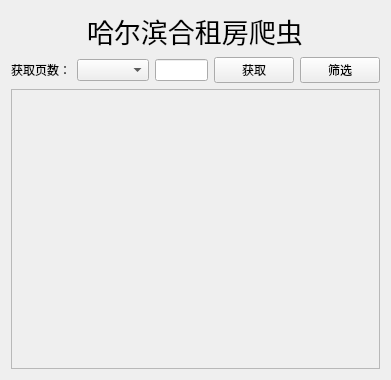
<?xml version="1.0" encoding="UTF-8"?>
<ui version="4.0">
 <class>Form</class>
 <widget class="QWidget" name="Form">
  <property name="geometry">
   <rect>
    <x>0</x>
    <y>0</y>
    <width>391</width>
    <height>380</height>
   </rect>
  </property>
  <property name="windowTitle">
   <string>Form</string>
  </property>
  <layout class="QVBoxLayout" name="verticalLayout_3">
   <item>
    <layout class="QHBoxLayout" name="horizontalLayout_3">
     <property name="leftMargin">
      <number>0</number>
     </property>
     <item>
      <widget class="QLabel" name="label">
       <property name="sizePolicy">
        <sizepolicy hsizetype="Fixed" vsizetype="Preferred">
         <horstretch>220</horstretch>
         <verstretch>0</verstretch>
        </sizepolicy>
       </property>
       <property name="font">
        <font>
         <pointsize>20</pointsize>
        </font>
       </property>
       <property name="text">
        <string>哈尔滨合租房爬虫</string>
       </property>
      </widget>
     </item>
    </layout>
   </item>
   <item>
    <layout class="QHBoxLayout" name="horizontalLayout" stretch="1,1,1,1,1">
     <item>
      <widget class="QLabel" name="label_2">
       <property name="sizePolicy">
        <sizepolicy hsizetype="Minimum" vsizetype="Preferred">
         <horstretch>0</horstretch>
         <verstretch>0</verstretch>
        </sizepolicy>
       </property>
       <property name="text">
        <string>获取页数：</string>
       </property>
      </widget>
     </item>
     <item>
      <widget class="QComboBox" name="comboBox_Chose_page">
       <property name="currentText">
        <string/>
       </property>
      </widget>
     </item>
     <item>
      <widget class="QLineEdit" name="lineEdit">
       <property name="sizePolicy">
        <sizepolicy hsizetype="Preferred" vsizetype="Fixed">
         <horstretch>0</horstretch>
         <verstretch>0</verstretch>
        </sizepolicy>
       </property>
      </widget>
     </item>
     <item>
      <widget class="QPushButton" name="pushButton">
       <property name="text">
        <string>获取</string>
       </property>
      </widget>
     </item>
     <item>
      <widget class="QPushButton" name="pushButton_2">
       <property name="text">
        <string>筛选</string>
       </property>
      </widget>
     </item>
    </layout>
   </item>
   <item>
    <widget class="QScrollArea" name="scrollArea">
     <property name="widgetResizable">
      <bool>true</bool>
     </property>
     <widget class="QWidget" name="scrollAreaWidgetContents">
      <property name="geometry">
       <rect>
        <x>0</x>
        <y>0</y>
        <width>371</width>
        <height>294</height>
       </rect>
      </property>
      <layout class="QVBoxLayout" name="verticalLayout">
       <item>
        <spacer name="verticalSpacer">
         <property name="orientation">
          <enum>Qt::Vertical</enum>
         </property>
         <property name="sizeHint" stdset="0">
          <size>
           <width>20</width>
           <height>268</height>
          </size>
         </property>
        </spacer>
       </item>
      </layout>
     </widget>
    </widget>
   </item>
  </layout>
 </widget>
 <resources/>
 <connections/>
</ui>
